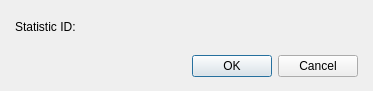
<?xml version="1.0" encoding="UTF-8"?>
<ui version="4.0">
 <class>DialogSystemSelectStatistic</class>
 <widget class="QDialog" name="DialogSystemSelectStatistic">
  <property name="geometry">
   <rect>
    <x>0</x>
    <y>0</y>
    <width>373</width>
    <height>91</height>
   </rect>
  </property>
  <property name="windowTitle">
   <string>Dialog</string>
  </property>
  <layout class="QGridLayout" name="gridLayout">
   <property name="leftMargin">
    <number>15</number>
   </property>
   <property name="topMargin">
    <number>10</number>
   </property>
   <property name="rightMargin">
    <number>15</number>
   </property>
   <property name="bottomMargin">
    <number>10</number>
   </property>
   <item row="0" column="0">
    <layout class="QVBoxLayout" name="verticalLayout" stretch="1,0">
     <property name="spacing">
      <number>15</number>
     </property>
     <item>
      <layout class="QHBoxLayout" name="horizontalLayout" stretch="0,0,1">
       <item>
        <widget class="QLabel" name="labelStatisticID">
         <property name="text">
          <string>Statistic ID:</string>
         </property>
        </widget>
       </item>
       <item>
        <widget class="PanelPrimitiveValue" name="panelPrimitiveStatisticID" native="true">
         <property name="minimumSize">
          <size>
           <width>250</width>
           <height>27</height>
          </size>
         </property>
         <property name="maximumSize">
          <size>
           <width>250</width>
           <height>27</height>
          </size>
         </property>
        </widget>
       </item>
       <item>
        <spacer name="horizontalSpacer">
         <property name="orientation">
          <enum>Qt::Horizontal</enum>
         </property>
         <property name="sizeHint" stdset="0">
          <size>
           <width>40</width>
           <height>20</height>
          </size>
         </property>
        </spacer>
       </item>
      </layout>
     </item>
     <item>
      <widget class="QDialogButtonBox" name="buttonBox">
       <property name="orientation">
        <enum>Qt::Horizontal</enum>
       </property>
       <property name="standardButtons">
        <set>QDialogButtonBox::Cancel|QDialogButtonBox::Ok</set>
       </property>
      </widget>
     </item>
    </layout>
   </item>
  </layout>
 </widget>
 <customwidgets>
  <customwidget>
   <class>PanelPrimitiveValue</class>
   <extends>QWidget</extends>
   <header>panelprimitivevalue.h</header>
   <container>1</container>
  </customwidget>
 </customwidgets>
 <resources/>
 <connections>
  <connection>
   <sender>buttonBox</sender>
   <signal>accepted()</signal>
   <receiver>DialogSystemSelectStatistic</receiver>
   <slot>accept()</slot>
   <hints>
    <hint type="sourcelabel">
     <x>248</x>
     <y>254</y>
    </hint>
    <hint type="destinationlabel">
     <x>157</x>
     <y>274</y>
    </hint>
   </hints>
  </connection>
  <connection>
   <sender>buttonBox</sender>
   <signal>rejected()</signal>
   <receiver>DialogSystemSelectStatistic</receiver>
   <slot>reject()</slot>
   <hints>
    <hint type="sourcelabel">
     <x>316</x>
     <y>260</y>
    </hint>
    <hint type="destinationlabel">
     <x>286</x>
     <y>274</y>
    </hint>
   </hints>
  </connection>
 </connections>
</ui>
